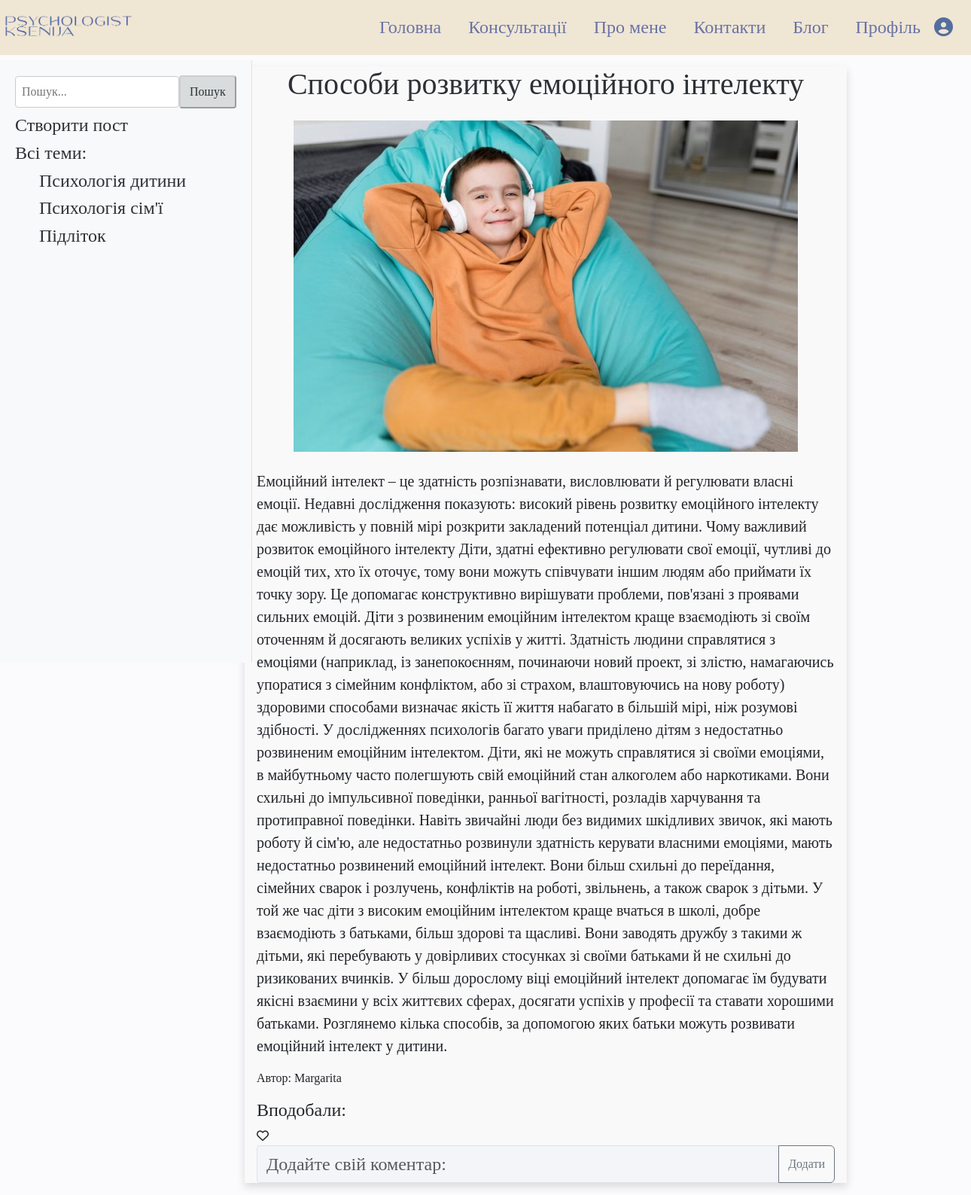
Page /blog/article/1/ (signed in) on the earlier database version.
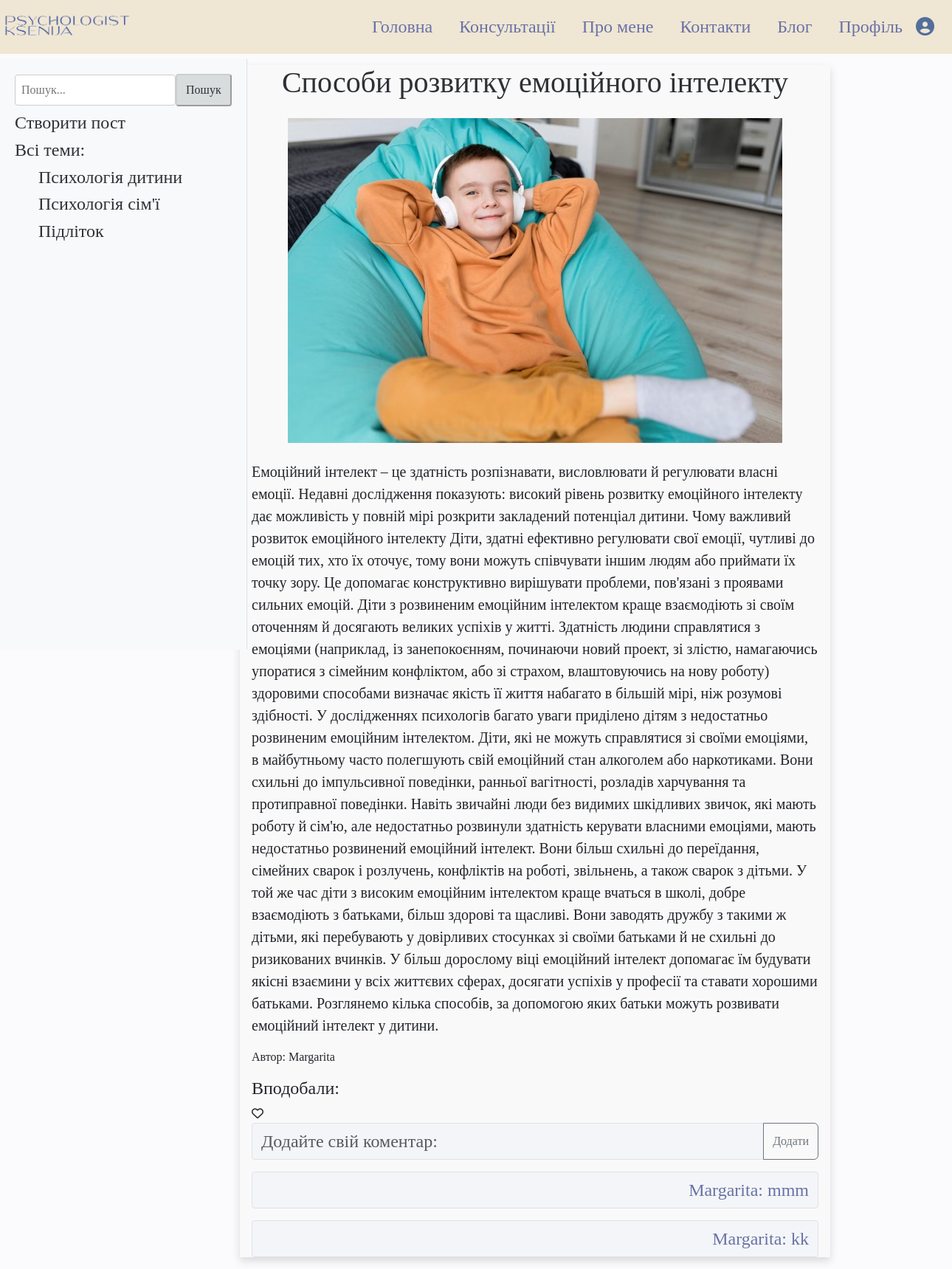
Same page on the later database version.
### blog/models.py (models this page shows, shortened)
class Category(models.Model):
    name = models.CharField(max_length=50, unique=True)

class Comment(models.Model):
    article = models.ForeignKey('Post', on_delete=models.CASCADE, related_name='comments')
    author = models.ForeignKey(User, on_delete=models.CASCADE)
    content = models.TextField()
    created_at = models.DateTimeField(auto_now_add=True)

### blog/views.py (the view)
# urls.py: path('article/<int:article_id>/', article_detail, name='article_detail'),
@login_required(login_url='/authentication/auth/')
def article_detail(request, article_id):
    try:
        post = get_object_or_404(Post, pk=article_id)
        user = request.user
        all_categories = Category.objects.all()
        current_category = post.category
        liked = Like.objects.filter(article=post, user=user).exists()
        context = {
            'post': post,
            'liked': liked,
            'all_categories': all_categories,
            'current_category': current_category,
        }
        return render(request, 'blog/article_detail.html', context)
    except Exception as e:
        print(f"Error in article_detail: {e}")
        return JsonResponse({'error': 'Internal Server Error'}, status=500)

### blog/templates/blog/article_detail.html (shortened to what this page needs)
{% extends 'main/base.html' %}
{% load static %}
{% block content %}
<link rel="stylesheet" type="text/css" href="{% static 'blog/blog_styles.css' %}">
<div class="container-fluid  mt-4 ms-0 ">
    <div class="row">
        <div class="col-md-2 col-sm-12">
            <div class="side-bar">
                <div class="search">
                    <form method="get" action="{% url 'article_list' %}">
                        <input type="text" name="q" placeholder="Пошук...">
                        <button type="submit">Пошук</button>
                    </form>
                </div>
                <div class="list-of-categories mb-2 mt-2">
                    <a href="{% url 'blog:add_post' %}"><h4>Створити пост</h4></a>
                </div>
                <div class="list-of-categories">
                    <a href="{% url 'article_list' %}"><h4>Всі теми:</h4></a>
                </div>
                <ul>
                    {% for cat in all_categories %}
                        <li class="list-of-categories {% if cat.id == category.id %}active{% endif %}">
                            <a href="{% url 'blog:category_posts' category_id=cat.id %}"><h4>{{ cat.name }}</h4></a>
                        </li>
                    {% endfor %}
                </ul>
            </div>
        </div>
        <div class="col-8 col-sm-12">
            <div class="article-body ps-3 pe-3">
                    <h1 class="mb-4 text-center">{{ post.title }}</h1>
                    <img src="{% if post.image.all %}{{ post.image.first.image }}{% else %}{% static 'path/to/default/image.jpg' %}{% endif %}" class="card-img-article mb-4 mx-auto d-block text-center" alt="Image">
                    <p class="content text-h5">{{ post.content }}</p>
                    <p>Автор: {{ post.author.username }}</p>
                <h4>Вподобали: </h4>
                <i id="like-icon" class="fa {% if liked %}fa-solid{% else %}fa-regular{% endif %} fa-heart" data-like-url="{% url 'blog:like_article' article_id=post.id %}"></i>
                <div class="" id="comments-container">
                    <div class="input-group mb-3">
                        <input type="text" class="form-control" placeholder="Додайте свій коментар:" id="comment-content" aria-label="Додайте свій коментар:" aria-describedby="bsubmit-comment">
                        <button class="btn btn-outline-secondary" type="button" id="submit-comment" data-add-comment-url="{% url 'blog:add_comment' post.id %}">Додати</button>
                    </div>
                    <div class="feedback-title">
                        {% for comment in post.comments.all %}
                            {% if comment.author == request.user %}
                                <p class="form-control text-end">{{ comment.author.username }}: {{ comment.content }}</p>
                            {% else %}
                                <p class="form-control">{{ comment.author.username }}: {{ comment.content }}</p>
                            {% endif %}
                        {% endfor %}
                    </div>
                </div>
            </div>
        </div>
    </div>
</div>
{% endblock %}

Differences in the rows shown:
added Comment: author.username "Margarita", content "mmm"
added Comment: author.username "Margarita", content "kk"
